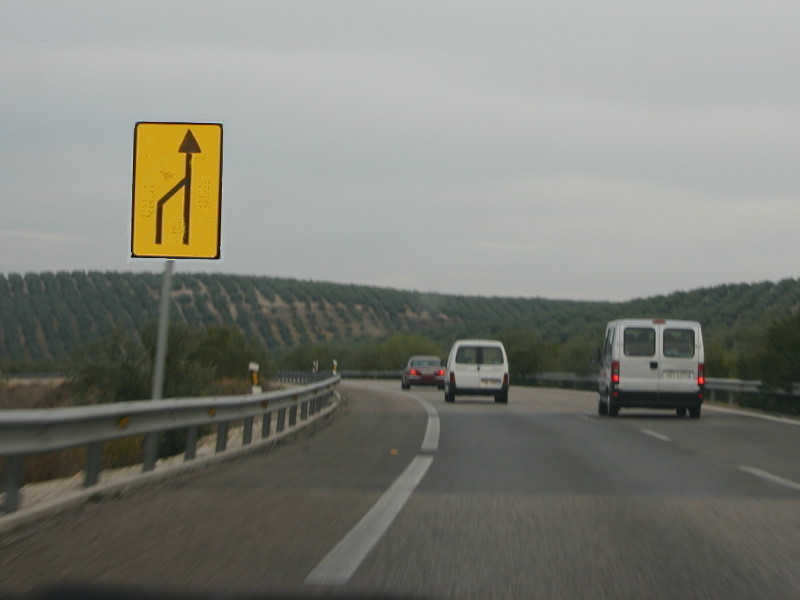
#> input picture EXAMENES/Practica/Carteles/2.jpg, 800 x 600 px
$ python examenCarteles.py   (Python 2 division)   (older library calls are emulated)
#> lines starting #> are read from the running program, lines starting #| are printed output that depends on the picture; after the words box and inside, x2 and y2 are one past the last pixel; in counts of white or black regions, pixels touching at a corner belong together
### pdifunFixed.py
#!/usr/bin/python
# -*- coding: iso-8859-15 -*-

from __future__ import division
import cv2
from matplotlib import pyplot as plt
import numpy as np
import math
from scipy import ndimage

class imgObject:

    indx = -1
    Pcenter = None
    area = None
    detectorRect = None
    moments = None
    contourn = None


    def __init__(self,contour,indx):
        self.contourn = contour
        self.indx = indx

    def obtenerArea(self):

        if (self.area == None):
            self.area = cv2.contourArea(self.contourn)

        return self.area

    def obtenerMascara(self,img):
        "Retorna la mascara del propio objeto dentro de la imagen"
        base = np.zeros(img.shape[:2])
        # isolateObj = cv2.drawContours(base, [self.contourn], -1, (255,255,255), 1, 8)

        # cv2.fillPoly(base, pts = self.contourn, color=(255,255,255))


        cv2.fillConvexPoly(base, self.contourn, 255)
        # cv2.fillPoly(base, self.contourn, 255)
        return base

    # [9 lines left out: function contieneColor, not called in this run]


    def obtenerRectDetector(self):

        if (self.detectorRect == None):
            self.detectorRect=   cv2.boundingRect(self.contourn)

        return self.detectorRect

    def obtenerCentroObjeto(self):

        if (self.moments  == None):
            self.moments = cv2.moments(self.contourn)
            m = self.moments
            if m['m00'] == 0:
                print "No se pudo obtener el centro de un objeto"
            else:
                self.Pcenter = ( int(m['m10'] /m['m00'] ) , int(m['m01'] /m['m00']) )

        return self.Pcenter

    # [10 lines left out: function dibujate, not called in this run]

def gestionarObjetoMaximaArea(objetos):
    objeto = None
    areas = []
    for o in objetos:
        areas.append(o.obtenerArea())
    i = np.argmax(areas)
    objeto = objetos[i]
    return objeto

def gestionarObjetos(mask):
    "Recibe una mascara binaria y envia una lista de los objetos detectados"
    contours, _ = cv2.findContours(mask, cv2.RETR_EXTERNAL , cv2.CHAIN_APPROX_SIMPLE)
    listObjects = []

    for i in range(len(contours)):

        newObject = imgObject(contours[i],i)
        if newObject.obtenerArea() > 2:
            listObjects.append(newObject)

    return listObjects

# [42 lines left out: functions pasteImg, infoROI, not called in this run]


def segmentador(img,lowerColor,upperColor):
    """
    img: La imagen debe estar formateada en el MODELO en especifico
    lowerColor: Valor mínimo en el MODELO [Min1,Min2,Min3]
    upperColor: Valor máximo en el MODELO [Max1,Max2,Max3]

    """
    try:
        # define range of red color in HSV
        lower_color = np.array(lowerColor )
        upper_color = np.array(upperColor)

        # Threshold the HSV image to get only blue colors
        G = cv2.inRange(img, lower_color, upper_color)

    except e:
        print "Ha ocurrido un error en el segmentador: \n"
        return e

    return G


# [65 lines left out: functions histograma, histograma3C, normalizar, sumaIMG, sampling, optimalDFTImg and 1 more, not called in this run]

def rotar(img,angle):
    return ndimage.rotate(img,angle)

# [8 lines left out: function rotate, not called in this run]


def dist(a, b):
    """distancia Euclidea"""
    return np.linalg.norm(np.array(a) - np.array(b))

# [261 lines left out: functions filterGaussian, filterIdeal, filterButterworth, motionBlur, umbral, quantum and 4 more, not called in this run]

def media_aritmetica(img,m,n):
    kernel = np.ones((m, n), np.float32) / (m * n)
    return cv2.filter2D(img, -1, kernel)

# [189 lines left out: functions media_armonica, media_geometrica, media_contraArmonica, generarImagenPatron, gr_gaussiano, gr_rayleigh and 6 more, not called in this run]

def dist(a,b):
    # distancia euclidea
    return np.linalg.norm(np.array(a)-np.array(b))

# [265 lines left out: functions filtro_gaussiano, circle, filtro_ideal, filtro_butterworth, motion_blur, deteccionPuntos and 8 more, not called in this run]

def hough_Transform(img,threshold,thita_i = None,thita_f = None,polares = True,debug=False):
    """
                                        Transformada de Hough
    Esta funcion ademas de calcular la transformada de Hough se puede establecer un rango de acumuladores,
    como tambien el angulo aproximado de lineas que se desee detectar.
    -------------------------------------------------------------------------------------------------------
    Tener en mente que :
        thita = [0 , 360] y rho > 0 | hasta D , donde D es la distancia diagonal de la imagen (en pixeles)
        Y thita crece desde el eje x

    """
    # Color de las lineas RGB
    COLOR = (255,0,0)
    # Lineas detectadas
    linesP = []

    # Umbral min and max
    bordes = cv2.Canny(img, 175, 225, apertureSize=5)
    bordes = img
    imgWithLines = img.copy()
    imgWithLines = cv2.cvtColor(imgWithLines,cv2.COLOR_GRAY2RGB)
    if (debug):
        cv2.imshow("Debug: Canny", bordes)

    if thita_i != None and thita_f != None:
        "Hough necesita los angulos en radianes"
        thita_i = (thita_i * np.pi )/ 180
        thita_f = (thita_f * np.pi )/ 180
                            # IMG | Resol p | Resol Thita |
        lines = cv2.HoughLines(bordes, 1, np.pi/180, threshold,min_theta=thita_i,max_theta=thita_f)
    else:
        lines = cv2.HoughLines(bordes, 1, np.pi/180, threshold)

    if (lines is None):
        totalLineas = 0
    else:
        totalLineas = len(lines)


    # print "Total de lineas encontradas: ", totalLineas
    if totalLineas > 0:
        for line in lines:
            l = line[0]

            rho = l[0]
            theta = l[1]

            # print theta *180 / np.pi

            a = np.cos(theta)
            b = np.sin(theta)
            x0 = a * rho
            y0 = b * rho

            x1 = int(x0 + 1000 * (-b))
            y1 = int(y0 + 1000 * (a))
            x2 = int(x0 - 1000 * (-b))
            y2 = int(y0 - 1000 * (a))

            P1 = (x1, y1)
            P2 = (x2, y2)


            if (polares):
                # Coordenadas Polares
                linesP.append( (rho,theta) )
            else:
                # Coordanas cartesianas
                linesP.append([P1,P2])


            cv2.line(imgWithLines, P1, P2, COLOR, 1)


    else:
        print "No se han encontrado lineas segun los parametros especificados."

    return imgWithLines, linesP


# [509 lines left out: functions skeleton, convexHull, masking, borderClearing, difference, morphologicalReconstructionbyErotion and 19 more, not called in this run]

### EXAMENES/Practica/Carteles/examenCarteles.py
import sys #La libreria de funciones esta 4 carpetas arriba
sys.path.insert(1, sys.path[0]+'../../../../')

import pdifunFixed as pdi
import cv2
from matplotlib import pyplot as plt
import numpy as np
import math
basePath = sys.path[0]


def contarCalles(mask):
    "Obtiene el inicio y fin de las flechas separadas horizontalmente y devuelve la cantidad de calles (arriba y abajo)"
    objectsCalles = pdi.gestionarObjetos(mask)
    centros = [flecha.obtenerCentroObjeto()[1] for flecha in objectsCalles]
    # print "Cantidad de calles: ", len(objectsCalles)
    print "Centros: ", centros
    arriba = min(centros)
    cArriba = 0
    abajo =max(centros)
    cAbajo = 0
    umbral = (arriba + abajo)//2
    print "Umbral ",umbral
    for c in centros:
        print "Centro: ",c
        if c > umbral:
            print "Uno abajo"
            cAbajo += 1
        else:
            cArriba +=1
            print "Uno arriba"


    return cArriba, cAbajo

def obtenerDireccion(mask):

    # plt.show()
    _,Uderecha = pdi.hough_Transform(mask,15,35,55)
    _,Uizquierda = pdi.hough_Transform(mask,15,35+90,55+90)
    # print "Derecha", len(Uderecha)
    # print "Izquierda", len(Uizquierda)

    if len(Uderecha)>len(Uizquierda):
        return True
    else:
        return False

if __name__ == "__main__":

    img = cv2.imread(basePath+"/2.jpg")
#> img is the input picture: shape (600, 800, 3); mean B, G, R 118.5, 126.3, 125
    imgHSV = cv2.cvtColor(img,cv2.COLOR_BGR2HSV)
#> imgHSV: shape (600, 800, 3); mean H, S, V 53.9, 27, 128.2
    # pdi.infoROI(imgHSV)
    segCartelMask = pdi.segmentador(imgHSV,[18,170,170],[25,250,215])
#> in segmentador, `G = cv2.inRange(img, lower_color, upper_color)`:
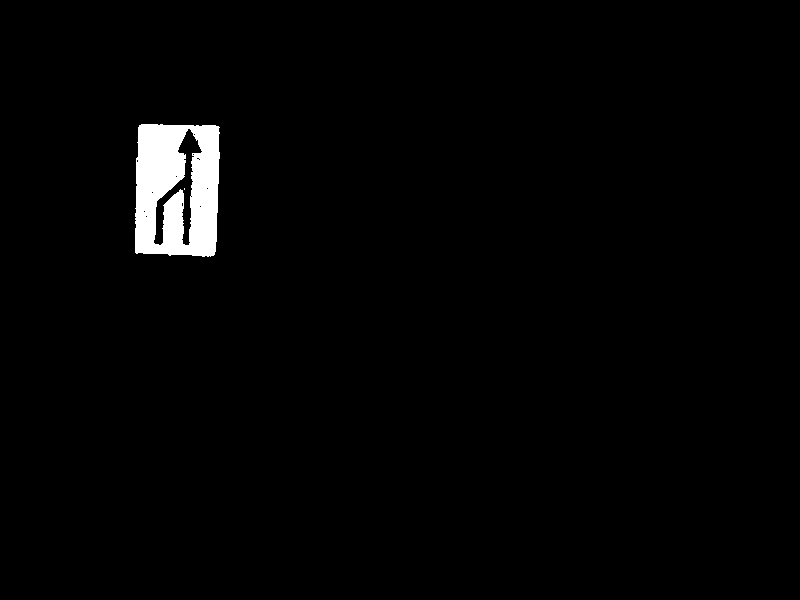
#> G: shape (600, 800); 1.9% white; 2 white regions (1 under 20 px)
    segCartelMaskObj = pdi.gestionarObjetos(segCartelMask)
#> in gestionarObjetos, `contours, _ = cv2.findContours(mask, cv2.RETR_EXTERNAL , cv2.CHAIN_APP..`: contours = 1 contour; box (x1, y1, x2, y2) and area: (135, 124, 220, 257) 10436
#> the loop in gestionarObjetos, `for i in range(len(contours)): ` made 1 pass
#> after the loop in gestionarObjetos, `for i in range(len(contours)):`: listObjects = 1 item
#> segCartelMaskObj = 1 item
    cartel = pdi.gestionarObjetoMaximaArea(segCartelMaskObj)
#> the loop in gestionarObjetoMaximaArea, `for o in objetos:` made 1 pass
#> after the loop in gestionarObjetoMaximaArea, `for o in objetos:`: areas = [10435.5]
#> in gestionarObjetoMaximaArea, `i = np.argmax(areas)`: i = 0
    (Xo,Yo, ancho,alto) =  cartel.obtenerRectDetector()
#> in obtenerRectDetector, `self.detectorRect=   cv2.boundingRect(self.contourn)`: self.detectorRect = (135, 124, 85, 133)
#> Xo = 135; Yo = 124; ancho = 85; alto = 133

    # Obtenemos la mascara que va a separar las flechas de arriba y las de abajo
    bandaMask = np.uint8(np.zeros(segCartelMask.shape[:2]))
    bandaMask[Yo+alto//4:Yo+alto//4+alto//2,Xo:Xo+ancho] = 1
    base = np.zeros(img.shape[:2])
    # Obtenemos el cartel unicamente
    maskCartel = np.uint8(cartel.obtenerMascara(base))
#> maskCartel: shape (600, 800); 2.2% white; 1 white region, box (x1, y1, x2, y2) and area: (135, 124, 220, 257) 10643
#> base: shape (600, 800) float64; every value is 0
    cartelMask = cv2.bitwise_and(segCartelMask,maskCartel)
    # Invertimos los valores para realizar un or y dejar las puntas de arriba y abajo
    cartelMask = np.uint8(np.where(cartelMask > 1,1,0))
#> cartelMask: shape (600, 800); values 0 (black) and 1 (white), 1.9% white; 2 white regions (1 under 20 px), largest, box (x1, y1, x2, y2) and area: (135, 124, 220, 257) 9146
    resultado = cv2.bitwise_or(cartelMask,bandaMask)
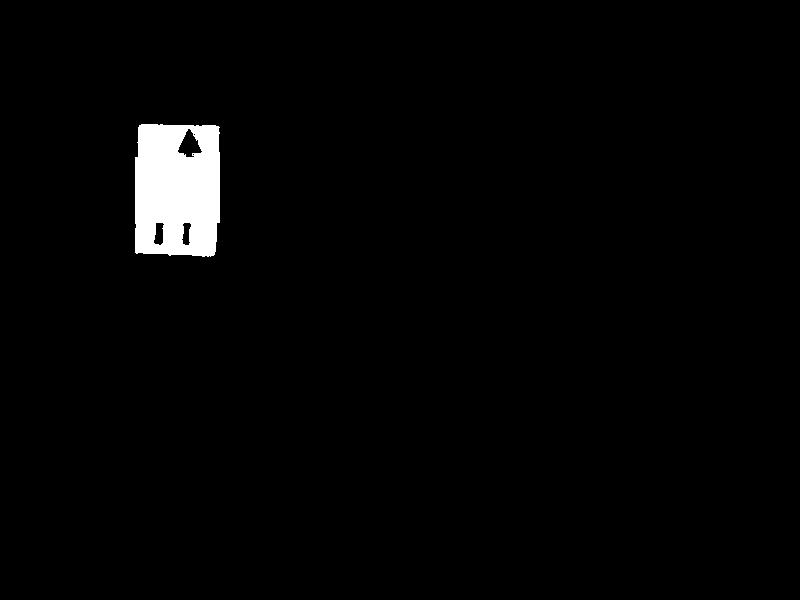
#> resultado: shape (600, 800); values 0 (black) and 1 (white), 2.1% white; 1 white region, box (x1, y1, x2, y2) and area: (135, 124, 220, 257) 10161
    # Invertimos para contar los objetos
    calles = np.where(resultado > 0, 0,1)
    flechas = cv2.bitwise_and(np.uint8(calles),maskCartel)
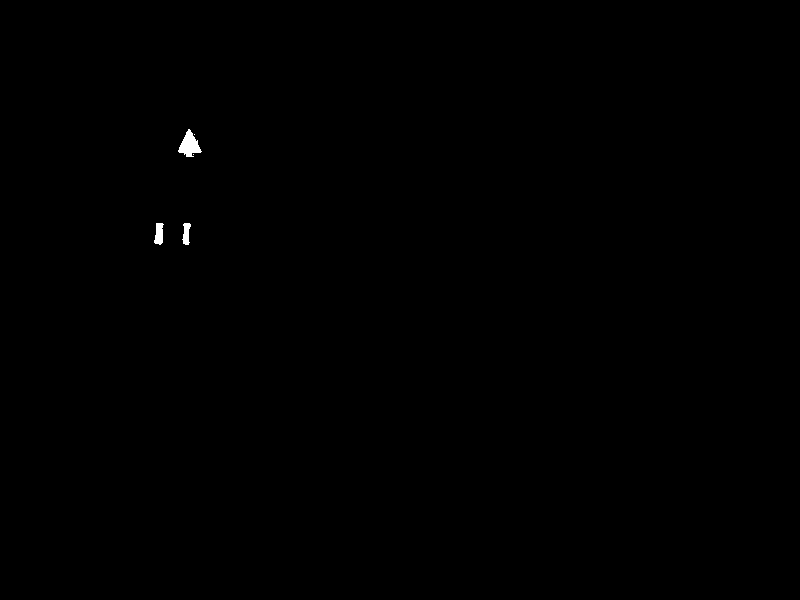
#> flechas: shape (600, 800); values 0 (black) and 1 (white), 0.14% white; 5 white regions (2 under 20 px)
    # Y por ultimo gestionamos dichos objetos para contar cuantos hay arriba y abajo
    arriba,abajo   = contarCalles(flechas)
#> in gestionarObjetos (call 2), `contours, _ = cv2.findContours(mask, cv2.RETR_EXTERNAL , cv2.CHAIN_APP..`: contours = 5 contours, 2 with area under 20; largest, box (x1, y1, x2, y2) and area: (178, 129, 202, 157) 320, (154, 223, 164, 245) 133, (182, 223, 191, 245) 106
#> the loop in gestionarObjetos (call 2), `for i in range(len(contours)): ` made 5 passes
#> in contarCalles, `objectsCalles = pdi.gestionarObjetos(mask)`: objectsCalles = 3 items
#> in obtenerCentroObjeto, `self.moments = cv2.moments(self.contourn)`: self.moments = moments, m00 105.5, centre m10/m00, m01/m00 = (186, 233.2)
#> in obtenerCentroObjeto, `m = self.moments`: m has the same summary as self.moments
#> in obtenerCentroObjeto, `self.Pcenter = ( int(m['m10'] /m['m00'] ) , int(m['m01'] /m['m00']) )`: self.Pcenter = (185, 233)
#> in contarCalles, `centros = [flecha.obtenerCentroObjeto()[1] for flecha in objectsCalles]`: centros = [233, 233, 144]
#| Centros:  [233, 233, 144]
#> in contarCalles, `arriba = min(centros)`: arriba = 144
#> in contarCalles, `abajo =max(centros)`: abajo = 233
#> in contarCalles, `umbral = (arriba + abajo)//2`: umbral = 188
#| Umbral  188
#> the loop in contarCalles, `for c in centros:` made 3 passes
#> (c, cAbajo) on passes 1 to 2: (233, 1), (233, 2)
#> (printed output is left out)
#> after the loop in contarCalles, `for c in centros:`: cAbajo = 2; cArriba = 1
#> arriba = 1; abajo = 2

    print "Calles Arriba: ", arriba
#| Calles Arriba:  1
    print "Calles abajo: ", abajo
#| Calles abajo:  2
    # Se obtiene la parte central
    desvio = cv2.bitwise_and(cartelMask,bandaMask)
#> desvio: shape (600, 800); values 0 (black) and 1 (white), 0.96% white; 4 white regions (1 under 20 px), largest, box (x1, y1, x2, y2) and area: (135, 157, 186, 223) 2270, (190, 157, 220, 223) 1788, (163, 189, 184, 223) 537
    desvio = np.where(desvio > 0, 0,1)
    desvio = cv2.bitwise_and(np.uint8(bandaMask),np.uint8(desvio))
#> desvio: shape (600, 800); values 0 (black) and 1 (white), 0.21% white; 15 white regions (12 under 20 px), largest, box (x1, y1, x2, y2) and area: (156, 157, 193, 223) 826, (217, 159, 220, 223) 113, (135, 157, 137, 208) 54
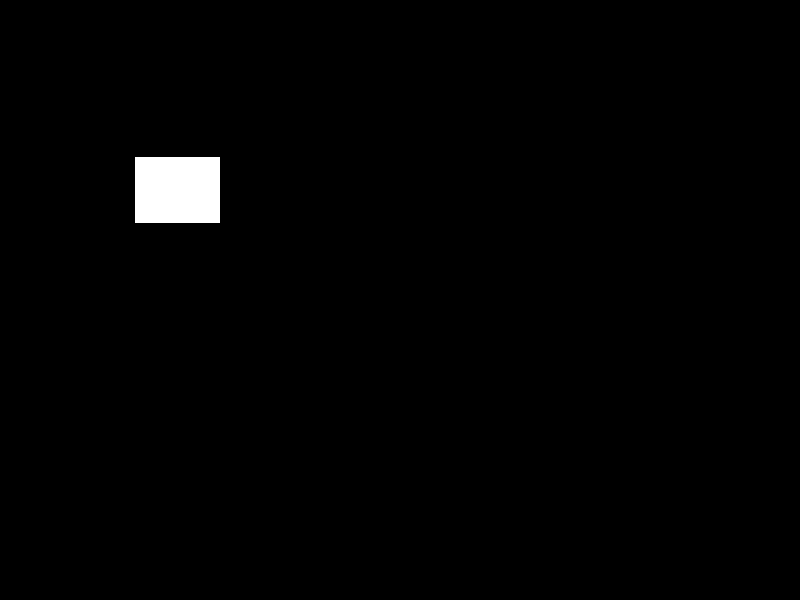
#> bandaMask: shape (600, 800); values 0 (black) and 1 (white), 1.2% white; 1 white region, box (x1, y1, x2, y2) and area: (135, 157, 220, 223) 5610
    se = cv2.getStructuringElement(cv2.MORPH_RECT,(3,3))
    desvio = cv2.morphologyEx(desvio,cv2.MORPH_ERODE,se)
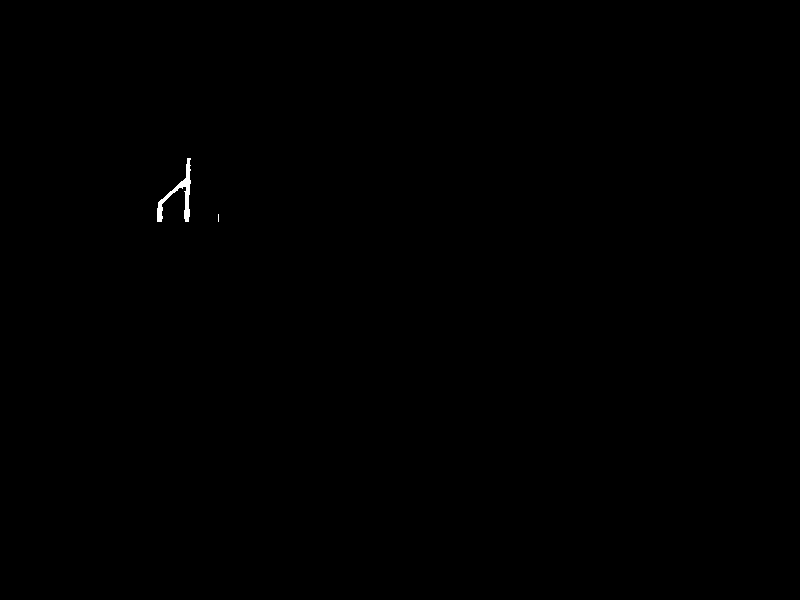
#> desvio: shape (600, 800); values 0 (black) and 1 (white), 0.11% white; 2 white regions (1 under 20 px), largest, box (x1, y1, x2, y2) and area: (157, 158, 191, 222) 521
    derecha = obtenerDireccion(desvio)
#> in hough_Transform, `lines = cv2.HoughLines(bordes, 1, np.pi/180, threshold,min_theta=thita..`: lines = 29 rows, first 8: [257, 0.785], [257, 0.838], [258, 0.82], [254, 0.681], [255, 0.716], [258, 0.855], [257, 0.873], [258, 0.89]
#> in hough_Transform, `totalLineas = len(lines)`: totalLineas = 29
#> the loop in hough_Transform, `for line in lines:` made 29 passes
#> (rho, theta, a, b, x0, y0, x1, y1) on passes 1 to 8: (257, 0.785, 0.707, 0.707, 181.7, 181.7, -525, 888), (257, 0.838, 0.669, 0.743, 172, 191, -571, 860), (258, 0.82, 0.682, 0.731, 176, 188.7, -555, 870), (254, 0.681, 0.777, 0.629, 197.4, 159.8, -431, 936), (255, 0.716, 0.755, 0.656, 192.5, 167.3, -463, 922), (258, 0.855, 0.656, 0.755, 169.3, 194.7, -585, 850), (257, 0.873, 0.643, 0.766, 165.2, 196.9, -600, 839), (258, 0.89, 0.629, 0.777, 162.4, 200.5, -614, 829)
#> after the loop in hough_Transform, `for line in lines:`:
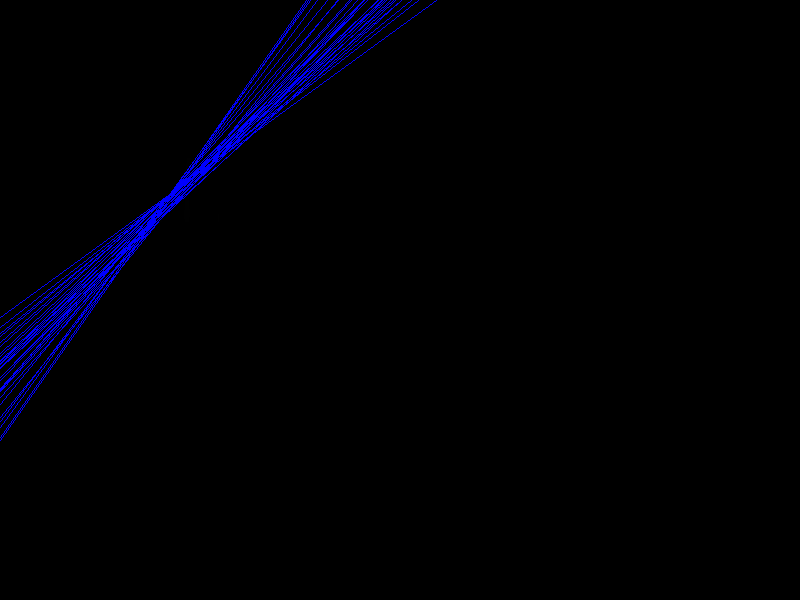
#> imgWithLines: shape (600, 800, 3); mean B, G, R 4.9, 0, 0
#> after the loop in hough_Transform, `for line in lines:`: linesP = 29 pairs, first value 250 to 269, second value 0.611 to 0.942
#> in obtenerDireccion, `_,Uderecha = pdi.hough_Transform(mask,15,35,55)`: Uderecha has the same summary as linesP in hough_Transform
#> call 2 of hough_Transform, with threshold = 15, thita_i = 125, thita_f = 145, polares = True, debug = False
#> in hough_Transform (call 2), `lines = cv2.HoughLines(bordes, 1, np.pi/180, threshold,min_theta=thita..`: lines = [[1, 2.36], [5, 2.34], [-1, 2.36], [4, 2.36], [-5, 2.37], [0, 2.37], [22, 2.29], [18, 2.3], [18, 2.36], [-37, 2.51]]
#> in hough_Transform (call 2), `totalLineas = len(lines)`: totalLineas = 10
#> the loop in hough_Transform (call 2), `for line in lines:` made 10 passes
#> (rho, theta, a, b, x0, y0, x1, y1) on passes 1 to 8: (1, 2.36, -0.707, 0.707, -0.707, 0.707, -707, -706), (5, 2.34, -0.695, 0.719, -3.47, 3.6, -722, -691), (-1, 2.36, -0.707, 0.707, 0.707, -0.707, -706, -707), (4, 2.36, -0.707, 0.707, -2.83, 2.83, -709, -704), (-5, 2.37, -0.719, 0.695, 3.6, -3.47, -691, -722), (0, 2.37, -0.719, 0.695, 0, 0, -694, -719), (22, 2.29, -0.656, 0.755, -14.43, 16.6, -769, -639), (18, 2.3, -0.669, 0.743, -12.04, 13.38, -755, -655)
#> after the loop in hough_Transform (call 2), `for line in lines:`:
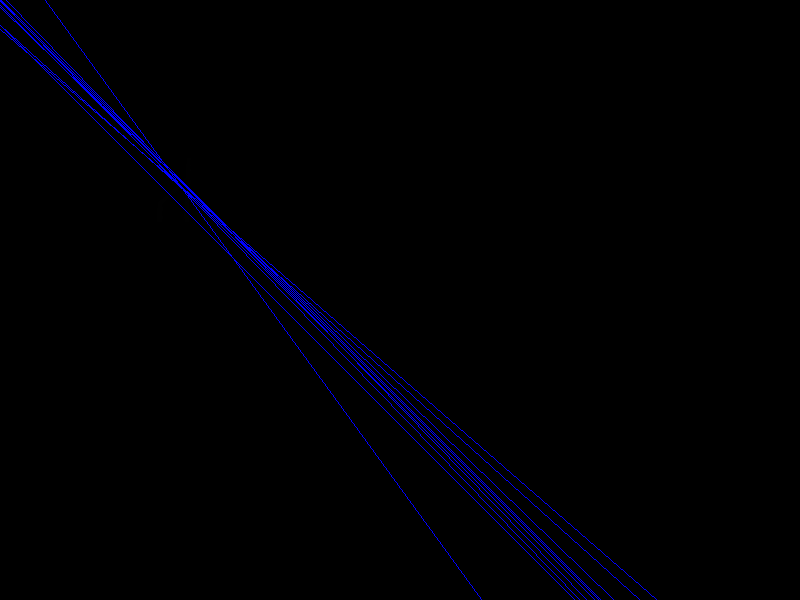
#> imgWithLines: shape (600, 800, 3); mean B, G, R 3, 0, 0
#> after the loop in hough_Transform (call 2), `for line in lines:`: linesP = [(1, 2.36), (5, 2.34), (-1, 2.36), (4, 2.36), (-5, 2.37), (0, 2.37), (22, 2.29), (18, 2.3), (18, 2.36), (-37, 2.51)]
#> in obtenerDireccion, `_,Uizquierda = pdi.hough_Transform(mask,15,35+90,55+90)`: Uizquierda has the same summary as linesP in hough_Transform
#> derecha = True
    if derecha:
        print "Doble a la derecha"
    else:
        print "Doble a la izquierda"

    plt.imshow(flechas,cmap='gray')
    plt.show()
